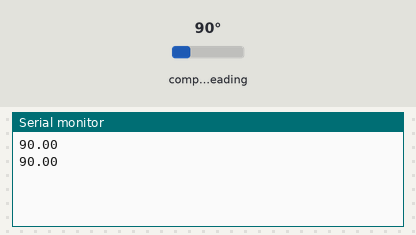
Bench run of a sketch on a simulated Arduino Uno, built with avr-gcc and run on an emulated ATmega328P. Shown: the last lines printed to the serial monitor. Wiring (inferred from the names in the program): HMC5883L compass at I2C address 0x1E. The test bench sets the inputs (shaded band); at power-on: compass heading 90°.

Above: at 1.3 s.
1.4 s: compass heading set to 7°
At 2.4 s:
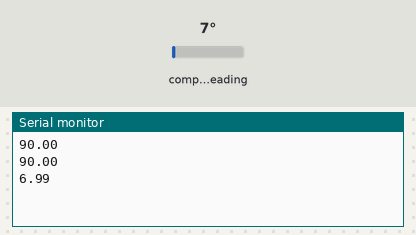
2.9 s: compass heading set to 180°
At 3.9 s:
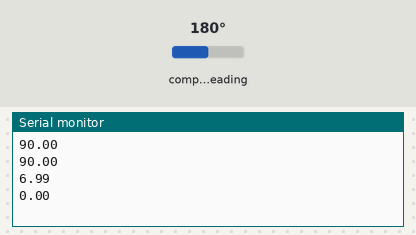
Timing chart, 0 to 5.9 s (numbered marks = the images above; inputs shaded):
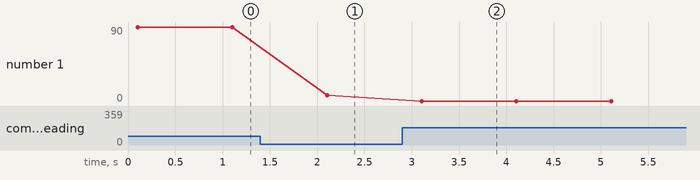

Measured:
- after the input at 1.4 s, the serial monitor: prints a new line after 0.70 s (image 1)
- after the input at 2.9 s, the serial monitor: prints a new line after 0.21 s (image 2)
- plotted number 1: 90 → 6.99 after the input at 1.4 s, 6.99 → 0 after the input at 2.9 s

The sketch:

compass.ino
```cpp
/*
André Kramer Ortn

Uno:
I2C
Analog 4: SDA (Data line)
Analog 5: SCL (Clock line)
*/

#include <Wire.h> //Arduino library for I2C

#define Addr 0x1E //7-bit address of HMC5883 compass
#define PI 3.14

int x0, y0, z0;

void setup() {
	Serial.begin(9600);
	delay(100); //Power up delay
	Wire.begin();

	//set operating mode to continious
	Wire.beginTransmission(Addr);
	Wire.write(byte(0x02)); //Select mode register
	Wire.write(byte(0x00)); //Continous measurement mode
	Wire.endTransmission();
	//attachInterrupt(interrupt, function, mode);
}
boolean first = true;
void loop() {
	int x, y, z; //data from each of the axis
	//Initiate communications with compass
	Wire.beginTransmission(Addr); //Read data from HMC5883
	Wire.write(byte(0x03));  //Send request to X MSB register
	Wire.endTransmission();

	Wire.requestFrom(Addr, 6); //Request 6 bytes; 2 bytes per axis
	if (Wire.available() >= 6) {
		x = Wire.read() << 8 | Wire.read();
		z = Wire.read() << 8 | Wire.read();
		y = Wire.read() << 8 | Wire.read();
	}

	if (first) {
		x0 = x;
		y0 = y;
		z0 = z;
		first = false;
	}

	//Serial.print("Y0 ");
	/*Serial.print(y);
	Serial.print(",");
	Serial.println(x);*/
	//Print
	//Serial.print(x);
	//Serial.print(", ");
	//Serial.println(y);
	/*
	Serial.print(", Z= ");
	Serial.println(z);*/
	Serial.println(heading(x, y));

	delay(1000);
}

float heading(int hx, int hy) {
	float divider = (hx*1.0)/hy;
	if (hy > 0) {
		return (90-atan(divider)*180/PI);
	} else if (hy < 0) {
		return (270-atan(divider)*180/PI);
	} else if (hy == 0 && hx > 0) {
		return 180;
	} else {
		return 0;
	}
}
```
